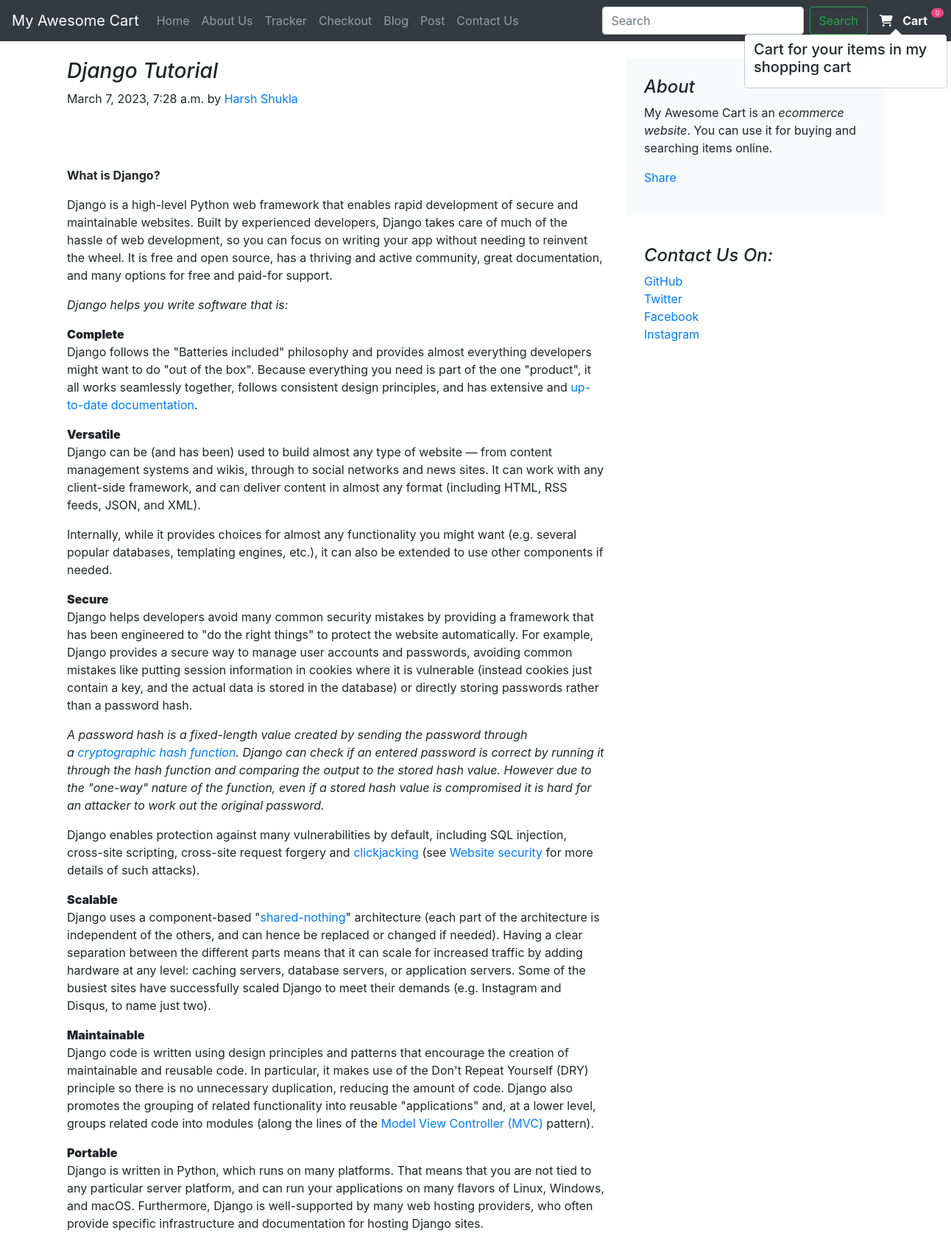
The page /blog/blogpost/16 on the database its author committed.
### blog/models.py (models this page shows)
class BlogPost(models.Model):
    post_id=models.AutoField(primary_key=True)
    title=models.CharField(max_length=300,default="")
    content=models.CharField(max_length=5000,default="")
    author=models.CharField(max_length=50,default="")
    heading=models.CharField(max_length=130,default="")
    pub_date= models.DateTimeField(default=now)
    thumbnail=models.ImageField(upload_to='blog/images',default="")
    def __str__(self):
        return self.title + ' by ' + self.author

### blog/views.py (the view)
# urls.py: path('blogpost/<int:id>',views.blogpost,name="blogPost")
def blogpost(request,id):
    post=BlogPost.objects.filter(post_id=id)[0]
    print("POSTS: ",post)
    return render(request,"blog/blogpost.html",{'post':post})

### blog/templates/blog/blogpost.html (shortened to what this page needs)
{%extends 'blog/basic.html'%}
{%block body%}
<div class="container">
    <div class="row mt-4">
        <div class="col-md-8 blog-main">
            <h3 class="font-italic">
                {{post.title}}
            </h3>
            <p class="blog-post-meta">{{post.pub_date}} by <a href="#">{{post.author}}</a></p>
            <div class="fb-like" data-href="http://127.0.0.1:8000/blog/blogpost/{{post.post_id}}" data-layout="standard" data-action="like" data-size="large" data-show-faces="false" data-share="true"></div><br><br>
            <div class="blog-post">
                 <p>{{post.content|safe}}</p>
            </div>
        </div>
        <aside class="col-md-4 blog-sidebar">
            <div class="p-4 mb-3 bg-light rounded">
                <h4 class="font-italic">About</h4>
                <p class="mb-0">My Awesome Cart is an <em>ecommerce website</em>. You can use it for buying and searching items online. </p>
                <div class="my-3 fb-share-button" data-href="http://127.0.0.1:8000/blog/blogpost/{{post.post_id}}" data-layout="button_count" data-size="large"><a target="_blank" href="https://www.facebook.com/sharer/sharer.php?u=http%3A%2F%2F127.0.0.1%3A8000%2Fblog%2Fblogpost%2F4&src=sdkpreparse" class="fb-xfbml-parse-ignore">Share</a></div>
            </div>
            <div class="p-4">
                <h4 class="font-italic">Contact Us On: </h4>
                <ol class="list-unstyled">
                    <li><a href="#">GitHub</a></li>
                    <li><a href="#">Twitter</a></li>
                    <li><a href="#">Facebook</a></li>
                    <li><a href="#">Instagram</a></li>
                </ol>
            </div>
        </aside>
    </div>
</div>
{%endblock%}

### rows shown on the page
BlogPost: title "Django Tutorial", pub_date "March 7, 2023, 7:28 a.m.", author "Harsh Shukla", content "What is Django? Django is a high-level Python web framework that enables rapid development of secure and maintainable websites. Built by experienced developers, Django takes care of much of the hassle of web development, so you can focus on writing your app without needing to reinvent the wheel. It is free and open source, has a thriving and active community, great documentation, and many options for free and paid-for support. Django helps you write software that is: Complete Django follows the \"Batteries included\" philosophy and provides almost everything developers might want to do \"out of the box\". Because everything you need is part of the one \"product\", it all works seamlessly…"
